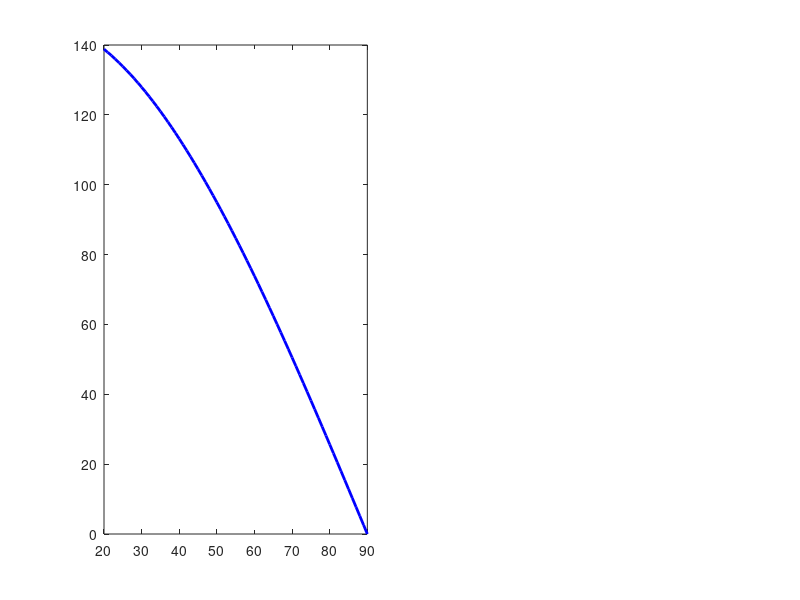

Write MATLAB code to recreate this figure. (Note: this script raises an error after producing the figure.)
% =========================================================================
% Script: LEO_Overlap_Analysis_RefLat20.m
% Purpose: Analyze beam overlap starting from the seamless design point at 20 deg.
% =========================================================================

clear; clc; close all;

%% 1. System Parameters
h_sat = 600;                % Satellite altitude (km)
Re = 6371;                  % Earth radius (km)
HPBW_deg = 4.4127;          % 3dB Beamwidth (degrees)

% -------------------------------------------------------------------------
% [핵심 수정] 기준 위도(Reference Latitude)를 20도로 변경
% 논리: "3GPP 중위도 구간의 시작점(20도)에서 Seamless Coverage를 형성하도록 설계됨"
% -------------------------------------------------------------------------
ref_lat = 20; 

% 1. 위성 커버리지 지름 (Target ISD)
beam_radius_km = h_sat * tand(HPBW_deg / 2);
sat_coverage_radius_km = 3.0 * beam_radius_km; 
sat_diameter_km = 2 * sat_coverage_radius_km; 

% 2. 기준 위도(20도)에서 필요한 궤도면 개수 역산
circumference_at_ref = 2 * pi * Re * cosd(ref_lat);
Num_Planes = round(circumference_at_ref / sat_diameter_km);

sat_coverage_area_km2 = pi * sat_coverage_radius_km^2;

%% 2. Continuous Calculation (20도 ~ 90도)
latitudes = 20:1:90; % [수정] 저위도(0~19도) 제외하고 20도부터 시작
inter_plane_dists = zeros(size(latitudes));
overlap_ratios = zeros(size(latitudes));

delta_lon_deg = 360 / Num_Planes; 

for i = 1:length(latitudes)
    lat = latitudes(i);
    
    % Physical Inter-plane Distance
    dist_km = (2 * pi * Re * cosd(lat)) * (delta_lon_deg / 360);
    inter_plane_dists(i) = dist_km;
    
    % Overlap Calculation
    R = sat_coverage_radius_km;
    d = dist_km;
    
    if d >= 2*R
        area_overlap = 0; 
    else
        term1 = 2 * R^2 * acos(d / (2 * R));
        term2 = (d / 2) * sqrt(4 * R^2 - d^2);
        area_overlap = term1 - term2;
    end
    
    overlap_ratios(i) = (area_overlap / sat_coverage_area_km2) * 100;
end

%% 3. Visualization
figure('Color', 'w', 'Position', [100, 100, 1000, 500]);

% [Subplot 1] Inter-plane Distance
subplot(1, 2, 1);
plot(latitudes, inter_plane_dists, 'b-', 'LineWidth', 2);
hold on;
yline(sat_diameter_km, 'r--', 'LineWidth', 2, 'Label', 'Ideal ISD (Seamless)');

% 디자인 포인트 강조 (20도)
xline(ref_lat, 'k:', 'LineWidth', 1.5);
text(ref_lat+2, sat_diameter_km - 10, 'Design Point (20^{\circ})', 'FontSize', 10, 'FontWeight', 'bold');

grid on;
xlim([20 90]); % X축 범위를 20도부터 보여줌
xlabel('Latitude (deg)', 'FontSize', 12, 'FontWeight', 'bold');
ylabel('Inter-Plane Distance (km)', 'FontSize', 12, 'FontWeight', 'bold');
title('Orbital Convergence from Mid-Latitude', 'FontSize', 14);
legend('Physical Distance', 'Coverage Diameter', 'Location', 'southwest');

% [Subplot 2] Overlap Ratio
subplot(1, 2, 2);
plot(latitudes, overlap_ratios, 'r-', 'LineWidth', 2);
grid on;
xlim([20 90]); % X축 범위를 20도부터 보여줌
xlabel('Latitude (deg)', 'FontSize', 12, 'FontWeight', 'bold');
ylabel('Beam Overlap Ratio (%)', 'FontSize', 12, 'FontWeight', 'bold');
title('Increasing Severity of Overlap', 'FontSize', 14);

% Highlight specific points
idx_ref = find(latitudes == ref_lat);
idx_mid = find(latitudes == 60);
idx_high = find(latitudes == 80);

hold on;
plot(latitudes(idx_ref), overlap_ratios(idx_ref), 'ko', 'MarkerFaceColor', 'g', 'MarkerSize', 8);
text(latitudes(idx_ref)+2, overlap_ratios(idx_ref)+2, sprintf('Start(%d^o): 0.0%%', ref_lat));

plot(latitudes(idx_mid), overlap_ratios(idx_mid), 'ko', 'MarkerFaceColor', 'y', 'MarkerSize', 8);
text(latitudes(idx_mid)-15, overlap_ratios(idx_mid), sprintf('Mid-End(%d^o): %.1f%%', 60, overlap_ratios(idx_mid)));

plot(latitudes(idx_high), overlap_ratios(idx_high), 'ko', 'MarkerFaceColor', 'r', 'MarkerSize', 8);
text(latitudes(idx_high)-15, overlap_ratios(idx_high), sprintf('Polar(%d^o): %.1f%%', 80, overlap_ratios(idx_high)));

sgtitle('Quantitative Analysis of Beam Overlap (20^{\circ}-90^{\circ})', 'FontSize', 16, 'FontWeight', 'bold');